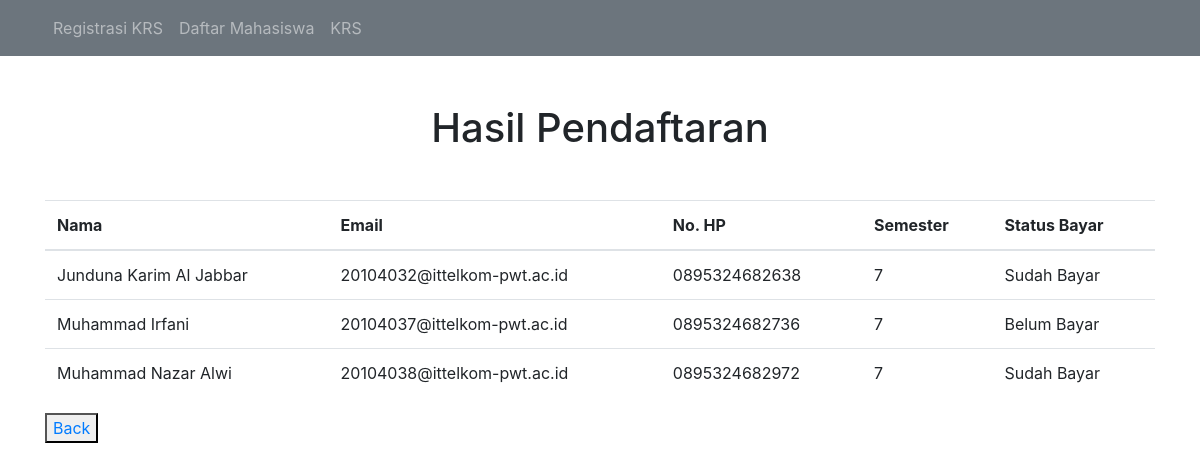
The app's page /daftar_mahasiswa.php with its own data.
### tables this page shows
CREATE TABLE `mahasiswa` (
  `id` int(11) NOT NULL,
  `nama` varchar(255) DEFAULT NULL,
  `email` varchar(30) DEFAULT NULL,
  `hp` varchar(15) DEFAULT NULL,
  `semester` int(11) DEFAULT NULL,
  `status_bayar_bpp` enum('Belum Bayar','Sudah Bayar') NOT NULL DEFAULT 'Belum Bayar'
);

### daftar_mahasiswa.php (the view, shortened to what this page needs)
<?php
require_once 'config.php';
$query = "SELECT * FROM mahasiswa";
$result = mysqli_query($conn, $query);
?>
<!DOCTYPE html>
<html>
<head>
    <link rel="stylesheet" type="text/css" href="https://stackpath.bootstrapcdn.com/bootstrap/4.3.1/css/bootstrap.min.css">
</head>
<body>
    <nav class="navbar navbar-expand-lg navbar-dark bg-secondary">
        <div class="container">
            <div class="collapse navbar-collapse" id="navbarNavAltMarkup">
                <div class="navbar-nav">
                    <a class="nav-link {{($active === " daftar ") ? 'active' : ''}} " href="index.php">Registrasi KRS</a>
                    <a class="nav-link {{($active === "pendaftar") ? 'active' : ''}} " href="daftar_mahasiswa.php">Daftar Mahasiswa</a>
                    <a class="nav-link {{($active === "pendaftar") ? 'active' : ''}} " href="hasil.php">KRS</a>
                </div>
            </div>
        </div>
    </nav>
    <div class="container">
        <h1 class="text-center mt-5 mb-5">Hasil Pendaftaran</h1>
        <table class="table">
            <thead>
                <tr>
                    <th>Nama</th>
                    <th>Email</th>
                    <th>No. HP</th>
                    <th>Semester</th>
                    <th>Status Bayar</th>
                </tr>
            </thead>
            <tbody>
                <?php while ($row = mysqli_fetch_assoc($result)) { ?>
                    <tr>
                        <td><?php echo $row['nama']; ?></td>
                        <td><?php echo $row['email']; ?></td>
                        <td><?php echo $row['hp']; ?></td>
                        <td><?php echo $row['semester']; ?></td>
                        <td><?php echo $row['status_bayar_bpp']; ?></td>
                    </tr>
                <?php } ?>
            </tbody>
        </table>
        <button><a href="index.php">Back</a></button>
    </div>
</body>
</html>

### records on screen
mahasiswa: nama "Junduna Karim Al Jabbar", email "20104032@ittelkom-pwt.ac.id", hp "0895324682638", semester "7", status_bayar_bpp "Sudah Bayar"
mahasiswa: nama "Muhammad Irfani", email "20104037@ittelkom-pwt.ac.id", hp "0895324682736", semester "7", status_bayar_bpp "Belum Bayar"
mahasiswa: nama "Muhammad Nazar Alwi", email "20104038@ittelkom-pwt.ac.id", hp "0895324682972", semester "7", status_bayar_bpp "Sudah Bayar"
